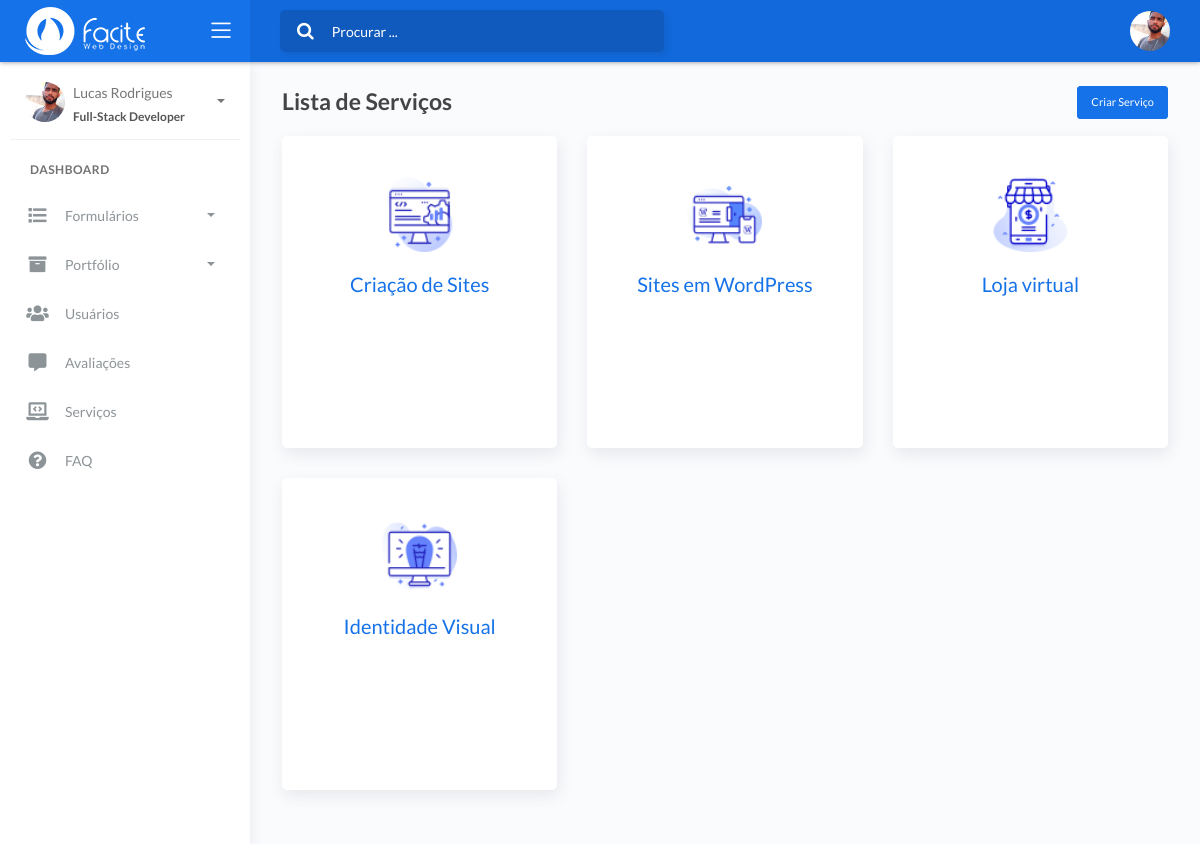
The app's page /facite42-pa/front/servico.php (signed in) with its own data.
### tables this page shows
CREATE TABLE `usuario` (
  `id` int NOT NULL,
  `nome` varchar(50) NOT NULL,
  `email` varchar(50) NOT NULL,
  `genero` int NOT NULL,
  `usuario` varchar(50) NOT NULL,
  `cargo` varchar(50) NOT NULL,
  `telefone` varchar(20) DEFAULT NULL,
  `nascimento` date DEFAULT NULL,
  `senha` varchar(250) NOT NULL,
  `imagem` varchar(100) NOT NULL
);

CREATE TABLE `servico` (
  `id` int NOT NULL,
  `titulo` varchar(80) NOT NULL,
  `descricao` varchar(1000) NOT NULL,
  `imagem` varchar(100) NOT NULL
);

### facite42-pa/front/includes/funcoes.php (called while the page is built)
<?php
require_once "classes/Conexao.php";
require_once "classes/Usuario.php";
$conexao = new Conexao();
$usuario = new Usuario();
require_once "classes/UsuarioModel.php";
if (isset($_SESSION['id'])) {
    $id = $_SESSION['id'];
    $usuarioModel = new UsuarioModel($conexao, $usuario);
    $usuarioSessao = $usuarioModel->recuperaSessao($id);
}

### facite42-pa/front/classes/Conexao.php (called while the page is built, shortened)
<?php
class Conexao
{
	private $host;
	private $user;
	private $password;
	public function __construct() {
        $this->host = 'mysql:host=127.0.0.1;dbname=facitewebdesign';
		$this->user = 'facite42_root';
		$this->password = 'L1n@d141P4uceK';
	}
    public function conectar() {
    	try {
			$conexao = new PDO(
							$this->host,
							$this->user,
							$this->password,
							array(
								PDO::ATTR_ERRMODE => PDO::ERRMODE_EXCEPTION,
								PDO::MYSQL_ATTR_INIT_COMMAND => "SET NAMES utf8"
							)
						);
			return $conexao;
		} catch (PDOException $e) {
			echo 'Erro na conexao. Erro reportado: ' . $e->getMessage();
			exit;
		}
    }
}

### facite42-pa/front/classes/UsuarioModel.php (called while the page is built, shortened)
<?php
class UsuarioModel
{
    private $conexao;
    public function __construct(Conexao $conexao, Usuario $usuario)
    {
        $this->conexao = $conexao->conectar();
    }
    public function recuperaSessao($id)
    {
        $sql = "SELECT * FROM usuario WHERE id = {$id}";
        $stmt = $this->conexao->prepare($sql);
        $stmt->execute();
        return $stmt->fetch(PDO::FETCH_OBJ);
    }
}

### facite42-pa/front/classes/ServicoModel.php (called while the page is built, shortened)
<?php
class ServicoModel
{
    private $conexao;
    public function __construct(Conexao $conexao, Servico $servico)
    {
        $this->conexao = $conexao->conectar();
    }
    public function recuperarServico()
    {
        $sql = "SELECT * FROM servico";
        $stmt = $this->conexao->prepare($sql);
        $stmt->execute();
        return $stmt->fetchAll(PDO::FETCH_OBJ);
    }
}

### facite42-pa/front/servico.php (the view, shortened to what this page needs)
<?php
include_once 'layouts/header.php';
include_once 'layouts/menu.php';
include_once 'classes/Conexao.php';
include_once 'classes/ServicoModel.php';
$conexao = new Conexao();
$servico = new Servico();
$servicoModel = new ServicoModel($conexao, $servico);
$servicos = $servicoModel->recuperarServico();
?>
<div class="content">
    <div class="page-inner">
        <a class="btn btn-primary btn-sm" href="form_servico" style="float: right;">Criar Serviço</a>
        <div class="page-header">
            <h4 class="page-title">Lista de Serviços</h4>
        </div>
        <div class="row">
            <?php foreach ($servicos as $svc) { ?>
                <div class="col-xs-12 col-sm-6 col-md-4">
                    <div class="image-flip">
                        <div class="mainflip flip-0">
                            <div class="frontside">
                                <div class="card">
                                    <div class="card-body text-center"><br>
                                        <p><img class=" img-fluid" src="assets/image/servico/<?= $svc->imagem ?>" alt="card image"></p>
                                        <h4 class="card-title"><?= $svc->titulo?></h4>
                                    </div>
                                </div>
                            </div>
                            <div class="backside" style="right: 0px;">
                                <div class="card">
                                    <div class="card-body text-center mt-4">
                                        <h4 class="card-title">Descrição do Serviço</h4>
                                        <p class="card-text"><?= $svc->descricao ?></p>
                                        <a href="form_servico?acao=editar&id=<?= $svc->id ?>" class="btn btn-light" title="Editar"><i class="fas fa-pen"></i></a>
                                    </div>
                                </div>
                            </div>
                        </div>
                    </div>
                </div>
            <?php } ?>
        </div>
    </div>
</div>
<?php
include_once 'layouts/footer.php';
?>

### facite42-pa/front/layouts/menu.php (shortened to what this page needs)
<body>
    <div class="wrapper">
        <div class="main-header">
            <div class="logo-header" data-background-color="blue">
                <a href="inicio" class="logo">
                    <img src="assets/img/logo.png" alt="navbar brand" class="navbar-brand">
                </a>
                <div class="nav-toggle">
                    <button class="btn btn-toggle toggle-sidebar">
                        <i class="icon-menu"></i>
                    </button>
                </div>
            </div>
            <nav class="navbar navbar-header navbar-expand-lg" data-background-color="blue2">
                <div class="container-fluid">
                    <div class="collapse" id="search-nav">
                        <form class="navbar-left navbar-form nav-search mr-md-3">
                            <div class="input-group">
                                <div class="input-group-prepend">
                                    <button type="submit" class="btn btn-search pr-1">
                                        <i class="fa fa-search search-icon"></i>
                                    </button>
                                </div>
                                <input type="text" placeholder="Procurar ..." class="form-control">
                            </div>
                        </form>
                    </div>
                    <ul class="navbar-nav topbar-nav ml-md-auto align-items-center">
                        <li class="nav-item dropdown hidden-caret">
                            <a class="dropdown-toggle profile-pic" data-toggle="dropdown" href="#" aria-expanded="false">
                                <div class="avatar-sm">
                                    <img src="assets/image/usuario/<?= ($usuarioSessao->imagem != '' && file_exists('assets/image/usuario/' . $usuarioSessao->imagem) ? $usuarioSessao->imagem : 'user.jpg') ?>" alt="..." class="avatar-img rounded-circle">
                                </div>
                            </a>
                        </li>
                    </ul>
                </div>
            </nav>
        </div>
        <div class="sidebar sidebar-style-2">
            <div class="sidebar-wrapper scrollbar scrollbar-inner">
                <div class="sidebar-content">
                    <div class="user">
                        <div class="avatar-sm float-left mr-2">
                            <img src="assets/image/usuario/<?= ($usuarioSessao->imagem != '' && file_exists('assets/image/usuario/' . $usuarioSessao->imagem) ? $usuarioSessao->imagem : 'user.jpg') ?>" alt="..." class="avatar-img rounded-circle">
                        </div>
                        <div class="info">
                            <a data-toggle="collapse" href="#collapseExample" aria-expanded="true">
                                <span>
                                    <?= $usuarioSessao->nome ?>
                                    <span class="user-level"><?= $usuarioSessao->cargo ?></span>
                                    <span class="caret"></span>
                                </span>
                            </a>
                        </div>
                    </div>
                    <ul class="nav nav-primary">
                        <li class="nav-section">
                            <h4 class="text-section">Dashboard</h4>
                        </li>
                        <li class="nav-item">
                            <a data-toggle="collapse" href="#forms">
                                <i class="fas fa-list"></i>
                                <p>Formulários</p>
                                <span class="caret"></span>
                            </a>
                        </li>
                        <li class="nav-item">
                            <a data-toggle="collapse" href="#portfolio">
                                <i class="fas fa-archive"></i>
                                <p>Portfólio</p>
                                <span class="caret"></span>
                            </a>
                        </li>
                        <li class="nav-item">
                            <a data-target="collapse" href="usuario">
                                <i class="fas fa-users"></i>
                                <p>Usuários</p>
                            </a>
                        </li>
                        <li class="nav-item">
                            <a data-target="collapse" href="avaliacao">
                                <i class="fas fa-comment-alt"></i>
                                <p>Avaliações</p>
                            </a>
                        </li>
                        <li class="nav-item">
                            <a data-target="collapse" href="servico">
                                <i class="fas fa-laptop-code"></i>
                                <p>Serviços</p>
                            </a>
                        </li>
                        <li class="nav-item">
                            <a data-target="collapse" href="faq">
                                <i class="fas fa-question-circle"></i>
                                <p>FAQ</p>
                            </a>
                        </li>
                    </ul>
                </div>
            </div>
        </div>
        <div class="main-panel">

### facite42-pa/front/servico.php (style rules this page uses)
.btn-primary { color: #fff; background-color: #1572e8; border-color: #1572e8; }
.mainflip { -webkit-transition: 1s; -webkit-transform-style: preserve-3d; -ms-transition: 1s; -moz-transition: 1s; -moz-transform-style: preserve-3d; -ms-transform-style: preserve-3d; transition: 1s; transform-style: preserve-3d; position: relative; }
.frontside { position: relative; z-index: 2; margin-bottom: 30px; }
.backside { position: absolute; top: 0; left: 0; background: white; -webkit-transform: rotateY(-180deg); -moz-transform: rotateY(-180deg); -o-transform: rotateY(-180deg); -ms-transform: rotateY(-180deg); transform: rotateY(-180deg); -webkit-box-shadow: 5px 7px 9px -4px rgb(158, 158, 158); -moz-box-shadow: 5px 7px 9px -4px rgb(158, 158, 158); box-shadow: 5px 7px 9px -4px rgb(158, 158, 158); }
.frontside, .backside { -webkit-backface-visibility: hidden; -moz-backface-visibility: hidden; -ms-backface-visibility: hidden; backface-visibility: hidden; -webkit-transition: 1s; -webkit-transform-style: preserve-3d; -moz-transition: 1s; -moz-transform-style: preserve-3d; -o-transition: 1s; -o-transform-style: preserve-3d; -ms-transition: 1s; -ms-transform-style: preserve-3d; transition: 1s; transform-style: preserve-3d; }
.frontside .card, .backside .card { min-height: 312px; }
.backside .card a { font-size: 18px; color: #1572e8 !important; }
.frontside .card .card-title, .backside .card .card-title { color: #1572e8 !important; }
.frontside .card .card-body img { width: 75px; height: 75px; }

### records on screen
usuario: imagem (picture), nome "Lucas Rodrigues", cargo "Full-Stack Developer"
servico: imagem (picture), titulo "Criação de Sites"
servico: imagem (picture), titulo "Sites em WordPress"
servico: imagem (picture), titulo "Loja virtual"
servico: imagem (picture), titulo "Identidade Visual"
